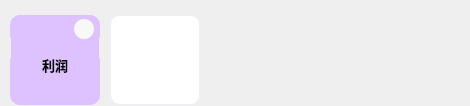
            <widget class="QWidget" name="scrollAreaWidgetContents_2">
             <property name="geometry">
              <rect>
               <x>0</x>
               <y>0</y>
               <width>470</width>
               <height>106</height>
              </rect>
             </property>
             <property name="maximumSize">
              <size>
               <width>16777215</width>
               <height>106</height>
              </size>
             </property>
             <layout class="QHBoxLayout" name="horizontalLayout_8">
              <property name="spacing">
               <number>10</number>
              </property>
              <property name="leftMargin">
               <number>10</number>
              </property>
              <property name="topMargin">
               <number>0</number>
              </property>
              <property name="rightMargin">
               <number>10</number>
              </property>
              <property name="bottomMargin">
               <number>0</number>
              </property>
              <item>
               <widget class="QWidget" name="ValueName1" native="true">
                <property name="minimumSize">
                 <size>
                  <width>90</width>
                  <height>90</height>
                 </size>
                </property>
                <property name="maximumSize">
                 <size>
                  <width>75</width>
                  <height>75</height>
                 </size>
                </property>
                <property name="styleSheet">
                 <string notr="true">*{
background-color: rgb(221, 194, 255);
border:1px solid rgb(239, 239, 248);
border-radius:10px;
}
</string>
                </property>
                <layout class="QVBoxLayout" name="verticalLayout_9">
                 <property name="leftMargin">
                  <number>0</number>
                 </property>
                 <property name="topMargin">
                  <number>0</number>
                 </property>
                 <property name="rightMargin">
                  <number>0</number>
                 </property>
                 <property name="bottomMargin">
                  <number>0</number>
                 </property>
                 <item>
                  <widget class="QFrame" name="frame_10">
                   <property name="styleSheet">
                    <string notr="true">border:none</string>
                   </property>
                   <property name="frameShape">
                    <enum>QFrame::StyledPanel</enum>
                   </property>
                   <property name="frameShadow">
                    <enum>QFrame::Raised</enum>
                   </property>
                   <widget class="QPushButton" name="btn_writer_deleteValue">
                    <property name="geometry">
                     <rect>
                      <x>64</x>
                      <y>4</y>
                      <width>20</width>
                      <height>20</height>
                     </rect>
                    </property>
                    <property name="minimumSize">
                     <size>
                      <width>20</width>
                      <height>20</height>
                     </size>
                    </property>
                    <property name="maximumSize">
                     <size>
                      <width>20</width>
                      <height>20</height>
                     </size>
                    </property>
                    <property name="styleSheet">
                     <string notr="true">*{background-color:rgb(248, 248, 248);}
*:hover{
	
	background-color: rgb(223, 145, 146);
}

*:pressed{
background-color: rgb(203, 125, 126);
}</string>
                    </property>
                    <property name="text">
                     <string/>
                    </property>
                    <property name="icon">
                     <iconset resource="resource.qrc">
                      <normaloff>:/icons/icon/关闭.ico</normaloff>:/icons/icon/关闭.ico</iconset>
                    </property>
                   </widget>
                  </widget>
                 </item>
                 <item>
                  <widget class="QTextEdit" name="text_ValueName">
                   <property name="maximumSize">
                    <size>
                     <width>16777215</width>
                     <height>54</height>
                    </size>
                   </property>
                   <property name="styleSheet">
                    <string notr="true">border:none;</string>
                   </property>
                   <property name="html">
                    <string>&lt;!DOCTYPE HTML PUBLIC &quot;-//W3C//DTD HTML 4.0//EN&quot; &quot;http://www.w3.org/TR/REC-html40/strict.dtd&quot;&gt;
&lt;html&gt;&lt;head&gt;&lt;meta name=&quot;qrichtext&quot; content=&quot;1&quot; /&gt;&lt;meta charset=&quot;utf-8&quot; /&gt;&lt;style type=&quot;text/css&quot;&gt;
p, li { white-space: pre-wrap; }
hr { height: 1px; border-width: 0; }
li.unchecked::marker { content: &quot;\2610&quot;; }
li.checked::marker { content: &quot;\2612&quot;; }
&lt;/style&gt;&lt;/head&gt;&lt;body style=&quot; font-family:'Microsoft YaHei UI'; font-size:11px; font-weight:400; font-style:normal;&quot;&gt;
&lt;p align=&quot;center&quot; style=&quot; margin-top:0px; margin-bottom:0px; margin-left:0px; margin-right:0px; -qt-block-indent:0; text-indent:0px;&quot;&gt;&lt;span style=&quot; font-size:10pt; font-weight:700;&quot;&gt;利润&lt;/span&gt;&lt;/p&gt;&lt;/body&gt;&lt;/html&gt;</string>
                   </property>
                  </widget>
                 </item>
                </layout>
               </widget>
              </item>
              <item>
               <widget class="QWidget" name="writer_add_key_2" native="true">
                <property name="minimumSize">
                 <size>
                  <width>90</width>
                  <height>90</height>
                 </size>
                </property>
                <property name="maximumSize">
                 <size>
                  <width>75</width>
                  <height>75</height>
                 </size>
                </property>
                <property name="styleSheet">
                 <string notr="true">*{
background-color: rgb(255, 255, 255);
border:1px solid rgb(239, 239, 248);
border-radius:10px;
}
</string>
                </property>
                <layout class="QHBoxLayout" name="horizontalLayout_9">
                 <property name="leftMargin">
                  <number>0</number>
                 </property>
                 <property name="topMargin">
                  <number>0</number>
                 </property>
                 <property name="rightMargin">
                  <number>0</number>
                 </property>
                 <property name="bottomMargin">
                  <number>0</number>
                 </property>
                 <item>
                  <widget class="QPushButton" name="btn_writer_addKey_2">
                   <property name="minimumSize">
                    <size>
                     <width>90</width>
                     <height>90</height>
                    </size>
                   </property>
                   <property name="maximumSize">
                    <size>
                     <width>90</width>
                     <height>90</height>
                    </size>
                   </property>
                   <property name="styleSheet">
                    <string notr="true">*:hover{
	background-color: rgb(245, 245, 245);
}

*:pressed{
background-color: rgb(240, 240, 240);
}

*{
border-radius:10px;
}</string>
                   </property>
                   <property name="icon">
                    <iconset resource="resource.qrc">
                     <normaloff>:/icons/icon/添加.ico</normaloff>:/icons/icon/添加.ico</iconset>
                   </property>
                   <property name="iconSize">
                    <size>
                     <width>30</width>
                     <height>30</height>
                    </size>
                   </property>
                  </widget>
                 </item>
                </layout>
               </widget>
              </item>
              <item>
               <spacer name="horizontalSpacer_5">
                <property name="orientation">
                 <enum>Qt::Horizontal</enum>
                </property>
                <property name="sizeHint" stdset="0">
                 <size>
                  <width>40</width>
                  <height>20</height>
                 </size>
                </property>
               </spacer>
              </item>
             </layout>
            </widget>
